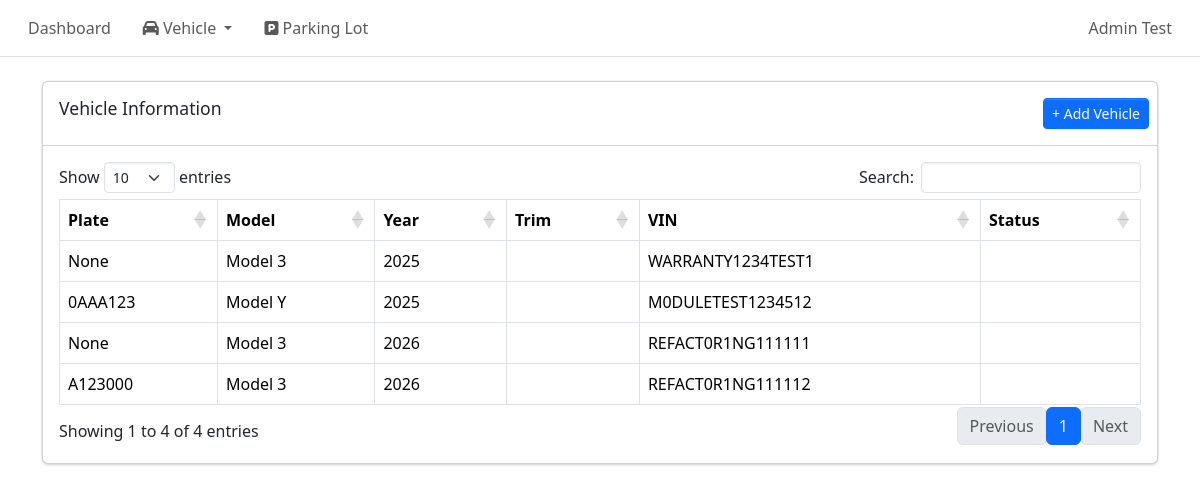
/admin/vehicles/ (signed in), run on the app's committed database.
### tables this page shows
CREATE TABLE vehicle (
    vehicle_id INTEGER PRIMARY KEY AUTOINCREMENT,
    vin TEXT NOT NULL UNIQUE CHECK(length(vin) = 17),
    make TEXT,
    model TEXT,
    model_year INTEGER,
    trim TEXT,
    exterior TEXT,
    interior TEXT,
    plate_number TEXT,
    mileage INTEGER,
    software TEXT,
    vehicle_status TEXT NOT NULL CHECK(vehicle_status IN ('Active', 'Inactive', 'Maintenance', 'Sold')),
    created_at DATETIME DEFAULT CURRENT_TIMESTAMP
);

### routes/admin/vehicle_pages.py (the view)
@vehicle_pages_bp.route("/",methods=["GET"])
def vehicle_list_page():
    if not session.get("admin_logged_in"):
        return redirect(url_for("auth.admin_login"))
    conn = get_conn()
    cur = conn.cursor()
    cur.execute("""
                SELECT
                    v.vehicle_id,
                    v.vin,
                    v.plate_number,
                    v.model,
                    v.model_year,
                    pl.name AS operation_location_name,
                    GROUP_CONCAT(fs.name) AS fleet_names
                FROM vehicle v
                LEFT JOIN vehicle_operation_location vol
                    ON v.vehicle_id = vol.vehicle_id
                    AND vol.active_to IS NULL
                LEFT JOIN parking_lot pl
                    ON vol.parking_lot_id = pl.parking_lot_id
                LEFT JOIN vehicle_fleet vf
                    ON v.vehicle_id = vf.vehicle_id
                    AND vf.registered_to IS NULL
                LEFT JOIN fleet_service fs
                    ON vf.fleet_service_id = fs.fleet_service_id
                GROUP BY v.vehicle_id
                ORDER BY operation_location_name IS NULL, operation_location_name;
                """)
    vehicles = cur.fetchall()
    purchase_types = get_purchase_warranty_types()
    subscription_types = get_subscription_warranty_types()
    return render_template("vehicle_info.html", vehicles=vehicles, purchase_types=purchase_types, subscription_types=subscription_types)

### db.py (called while the page is built)
def make_dict(cursor, row):
    return {col[0]: row[idx] for idx, col in enumerate(cursor.description)}

def get_conn():
    if "db" not in g:
        conn = sqlite3.connect(DB_PATH, check_same_thread=False)
        conn.row_factory = make_dict
        conn.execute("PRAGMA foreign_keys = ON;")
        g.db = conn
    return g.db

def close_conn(e=None):
    db = g.pop("db", None)
    if db is not None:
        db.close()

### utils/warranty_utils.py (called while the page is built)
def get_purchase_warranty_types():
    conn = get_conn()
    cur = conn.cursor()
    cur.execute("""
        SELECT warranty_type_id, type_name, display_name
        FROM warranty_type
        WHERE category = 'purchase' AND is_active = 1
        ORDER BY sort_order
    """)
    rows = cur.fetchall()
    return rows

def get_subscription_warranty_types():
    conn = get_conn()
    cur = conn.cursor()
    cur.execute("""
        SELECT warranty_type_id, type_name, display_name
        FROM warranty_type
        WHERE category = 'subscription' AND is_active = 1
        ORDER BY sort_order
    """)
    rows = cur.fetchall()
    return rows

### templates/vehicle_info.html (shortened to what this page needs)
{% extends "base.html" %}
{% block content %}
<div class="card">
    <div class="card-header">
        <h3 class="card-title">Vehicle Information</h3>
        <div class="card-tools">
            <a href="{{ url_for('vehicle_pages.vehicle_create_page') }}" class="btn btn-primary btn-sm">
                + Add Vehicle
            </a>
        </div>
    </div>
    <div class="card-body">
        <table id = "vehicleTable" class="table table-bordered table-hover">
            <thead>
                <tr>
                    <th>Plate</th>
                    <th>Model</th>
                    <th>Year</th>
                    <th>Trim</th>
                    <th>VIN</th>
                    <th>Status</th>
                </tr>
            </thead>
            <tbody>
                {% for v in vehicles %}
                <tr data-id="{{ v.vehicle_id }}" data-vin="{{ v.vin }}" style="cursor:pointer;">
                    <td>{{v.plate_number}}</td>
                    <td>{{v.model}}</td>
                    <td>{{v.model_year}}</td>
                    <td>{{v.trim}}</td>
                    <td>{{v.vin}}</td>
                    <td>{{v.vehicle_status}}</td>
                </tr>
                {% endfor %}
            </tbody>
        </table>
    </div>
</div>
{% endblock %}

### templates/base.html (shortened to what this page needs)
<!doctype html>
<html lang="en">
    <head>
        <link href="https://cdn.jsdelivr.net/npm/bootstrap@5.3.8/dist/css/bootstrap.min.css"
            rel="stylesheet"
>
        <link rel="stylesheet"
            href="{{ url_for('static', filename='adminlte/css/adminlte.min.css') }}">
        <link rel="stylesheet"
            href="https://cdnjs.cloudflare.com/ajax/libs/font-awesome/6.5.1/css/all.min.css"
 />
        <link rel="stylesheet" href="https://cdn.datatables.net/1.13.6/css/dataTables.bootstrap5.min.css">
        <link rel="stylesheet" href="https://cdn.datatables.net/rowgroup/1.3.1/css/rowGroup.bootstrap5.min.css">
        <link rel="stylesheet" href="{{ url_for('static', filename='style.css') }}">
    </head>
    <body class="hold-transition sidebar-mini layout-fixed">
        <nav class="app-header navbar navbar-expand bg-body">
            <div class="container-fluid">
                <ul class="navbar-nav">
                    <li class="nav-item">
                        <a href="/admin/dashboard" class="nav-link">Dashboard</a>
                    </li>
                    <li class="nav-item dropdown">
                        <a class="nav-link dropdown-toggle" href="#" data-bs-toggle="dropdown">
                            <i class="fa-solid fa-car"></i> Vehicle
                        </a>
                    </li>
                    <li class="nav-item">
                        <a href="{{ url_for('parking_lot_pages.parking_lot_list_page') }}" class="nav-link">
                            <i class="fa fa-parking"></i> Parking Lot
                        </a>
                    </li>
                </ul>
                <ul class="navbar-nav ms-auto">
                    <li class="nav-item dropdown user-menu">
                        <a href="#" class="nav-link dropdown-toggle" data-bs-toggle="dropdown">
                            <span>Admin Test</span>
                        </a>
                    </li>
                </ul>
            </div>
        </nav>
        <main class="container mt-4">
            {% block content %}{% endblock %}
        </main>
        {% include "toast_success.html" %}
    </body>
</html>

### templates/toast_success.html (shortened to what this page needs)
<div class="position-fixed top-0 end-0 p-3" style="z-index: 9999">
</div>

### data on the page
vehicle: plate_number "None", model "Model 3", model_year "2025", vin "WARRANTY1234TEST1"
vehicle: plate_number "0AAA123", model "Model Y", model_year "2025", vin "M0DULETEST1234512"
vehicle: plate_number "None", model "Model 3", model_year "2026", vin "REFACT0R1NG111111"
vehicle: plate_number "A123000", model "Model 3", model_year "2026", vin "REFACT0R1NG111112"
